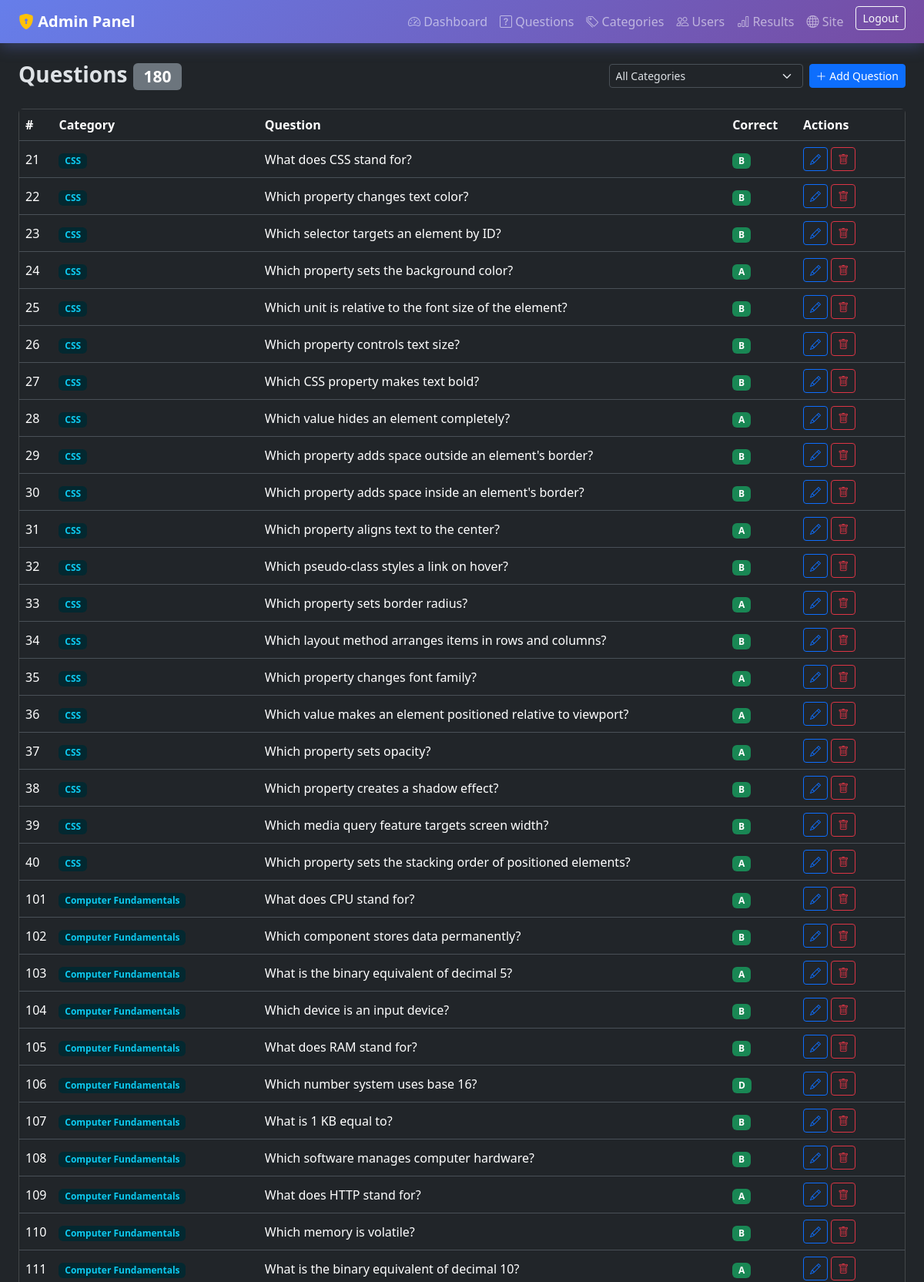
The page /admin/questions (signed in, upper part) on the database its author committed.
### tables this page shows
CREATE TABLE questions (
            id INTEGER PRIMARY KEY AUTOINCREMENT,
            category_id INTEGER NOT NULL,
            question_text TEXT NOT NULL,
            option_a TEXT NOT NULL,
            option_b TEXT NOT NULL,
            option_c TEXT NOT NULL,
            option_d TEXT NOT NULL,
            correct_option TEXT NOT NULL CHECK(correct_option IN ('a','b','c','d')),
            created_at TEXT NOT NULL,
            FOREIGN KEY (category_id) REFERENCES categories(id) ON DELETE CASCADE
        );

CREATE TABLE categories (
            id INTEGER PRIMARY KEY AUTOINCREMENT,
            name TEXT UNIQUE NOT NULL,
            description TEXT DEFAULT '',
            created_at TEXT NOT NULL
        );

### app.py (the view)
@app.route("/admin/questions")
@admin_required
def admin_questions():
    db = get_db()
    category_id = request.args.get("category_id", type=int)
    query = """SELECT q.*, c.name AS category_name FROM questions q
               JOIN categories c ON c.id = q.category_id"""
    params = []
    if category_id:
        query += " WHERE q.category_id = ?"
        params.append(category_id)
    query += " ORDER BY c.name, q.id"
    questions = db.execute(query, params).fetchall()
    categories = db.execute("SELECT * FROM categories ORDER BY name").fetchall()
    return render_template("admin_questions.html", questions=questions,
                           categories=categories, selected=category_id)

### app.py (called while the page is built)
def get_db():
    if "db" not in g:
        g.db = sqlite3.connect(app.config["DATABASE"])
        g.db.row_factory = sqlite3.Row
        g.db.execute("PRAGMA foreign_keys = ON")
    return g.db

def admin_required(f):
    @wraps(f)
    def decorated(*args, **kwargs):
        if "admin_id" not in session:
            flash("Admin login required.", "warning")
            return redirect(url_for("admin_login"))
        return f(*args, **kwargs)
    return decorated

@app.context_processor
def inject_globals():
    return {"now_year": datetime.utcnow().year}

### templates/admin_questions.html (shortened to what this page needs)
{% extends "admin_base.html" %}
{% block content %}
<div class="d-flex justify-content-between align-items-center mb-4 flex-wrap gap-2">
  <h3 class="fw-bold mb-0">Questions <span class="badge bg-secondary">{{ questions|length }}</span></h3>
  <div class="d-flex gap-2">
    <form method="get" class="d-flex gap-2">
      <select name="category_id" class="form-select form-select-sm" onchange="this.form.submit()">
        <option value="">All Categories</option>
      </select>
    </form>
    <a href="{{ url_for('admin_question_add') }}" class="btn btn-sm btn-primary"><i class="bi bi-plus-lg"></i> Add Question</a>
  </div>
</div>
<div class="card">
  <div class="table-responsive">
    <table class="table table-hover mb-0 align-middle">
      <thead><tr><th style="width:40px">#</th><th>Category</th><th>Question</th><th>Correct</th><th style="width:140px">Actions</th></tr></thead>
      <tbody>
        {% for q in questions %}
        <tr>
          <td>{{ q.id }}</td>
          <td><span class="badge bg-info-subtle text-info">{{ q.category_name }}</span></td>
          <td>{{ q.question_text }}</td>
          <td><span class="badge bg-success">{{ q.correct_option|upper }}</span></td>
          <td>
            <a href="{{ url_for('admin_question_edit', qid=q.id) }}" class="btn btn-sm btn-outline-primary"><i class="bi bi-pencil"></i></a>
            <form method="post" action="{{ url_for('admin_question_delete', qid=q.id) }}" class="d-inline"
                  onsubmit="return confirm('Delete this question?')">
              <button class="btn btn-sm btn-outline-danger"><i class="bi bi-trash"></i></button>
            </form>
          </td>
        </tr>
        {% else %}
        <tr><td colspan="5" class="text-center text-muted py-4">No questions found.</td></tr>
        {% endfor %}
      </tbody>
    </table>
  </div>
</div>
{% endblock %}

### static/css/style.css (style rules this page uses)
:root { --brand-gradient: linear-gradient(135deg, #667eea 0%, #764ba2 100%); }
body { min-height: 100vh; font-family: 'Segoe UI', system-ui, -apple-system, sans-serif; }
.card, .stat-card { animation: fadeSlideUp 0.4s ease both; }

### rows shown on the page
questions: id "21", category_name "CSS", question_text "What does CSS stand for?", correct_option "B"
questions: id "22", category_name "CSS", question_text "Which property changes text color?", correct_option "B"
questions: id "23", category_name "CSS", question_text "Which selector targets an element by ID?", correct_option "B"
questions: id "24", category_name "CSS", question_text "Which property sets the background color?", correct_option "A"
questions: id "25", category_name "CSS", question_text "Which unit is relative to the font size of the element?", correct_option "B"
questions: id "26", category_name "CSS", question_text "Which property controls text size?", correct_option "B"
questions: id "27", category_name "CSS", question_text "Which CSS property makes text bold?", correct_option "B"
questions: id "28", category_name "CSS", question_text "Which value hides an element completely?", correct_option "A"
questions: id "29", category_name "CSS", question_text "Which property adds space outside an element's border?", correct_option "B"
questions: id "30", category_name "CSS", question_text "Which property adds space inside an element's border?", correct_option "B"
questions: id "31", category_name "CSS", question_text "Which property aligns text to the center?", correct_option "A"
questions: id "32", category_name "CSS", question_text "Which pseudo-class styles a link on hover?", correct_option "B"
questions: id "33", category_name "CSS", question_text "Which property sets border radius?", correct_option "A"
questions: id "34", category_name "CSS", question_text "Which layout method arranges items in rows and columns?", correct_option "B"
questions: id "35", category_name "CSS", question_text "Which property changes font family?", correct_option "A"
questions: id "36", category_name "CSS", question_text "Which value makes an element positioned relative to viewport?", correct_option "A"
questions: id "37", category_name "CSS", question_text "Which property sets opacity?", correct_option "A"
questions: id "38", category_name "CSS", question_text "Which property creates a shadow effect?", correct_option "B"
questions: id "39", category_name "CSS", question_text "Which media query feature targets screen width?", correct_option "B"
questions: id "40", category_name "CSS", question_text "Which property sets the stacking order of positioned elements?", correct_option "A"
questions: id "101", category_name "Computer Fundamentals", question_text "What does CPU stand for?", correct_option "A"
questions: id "102", category_name "Computer Fundamentals", question_text "Which component stores data permanently?", correct_option "B"
questions: id "103", category_name "Computer Fundamentals", question_text "What is the binary equivalent of decimal 5?", correct_option "A"
questions: id "104", category_name "Computer Fundamentals", question_text "Which device is an input device?", correct_option "B"
questions: id "105", category_name "Computer Fundamentals", question_text "What does RAM stand for?", correct_option "B"
questions: id "106", category_name "Computer Fundamentals", question_text "Which number system uses base 16?", correct_option "D"
questions: id "107", category_name "Computer Fundamentals", question_text "What is 1 KB equal to?", correct_option "B"
questions: id "108", category_name "Computer Fundamentals", question_text "Which software manages computer hardware?", correct_option "B"
questions: id "109", category_name "Computer Fundamentals", question_text "What does HTTP stand for?", correct_option "A"
questions: id "110", category_name "Computer Fundamentals", question_text "Which memory is volatile?", correct_option "B"
questions: id "111", category_name "Computer Fundamentals", question_text "What is the binary equivalent of decimal 10?", correct_option "A"

### other values the page prints
{{ questions|length }} "180"
